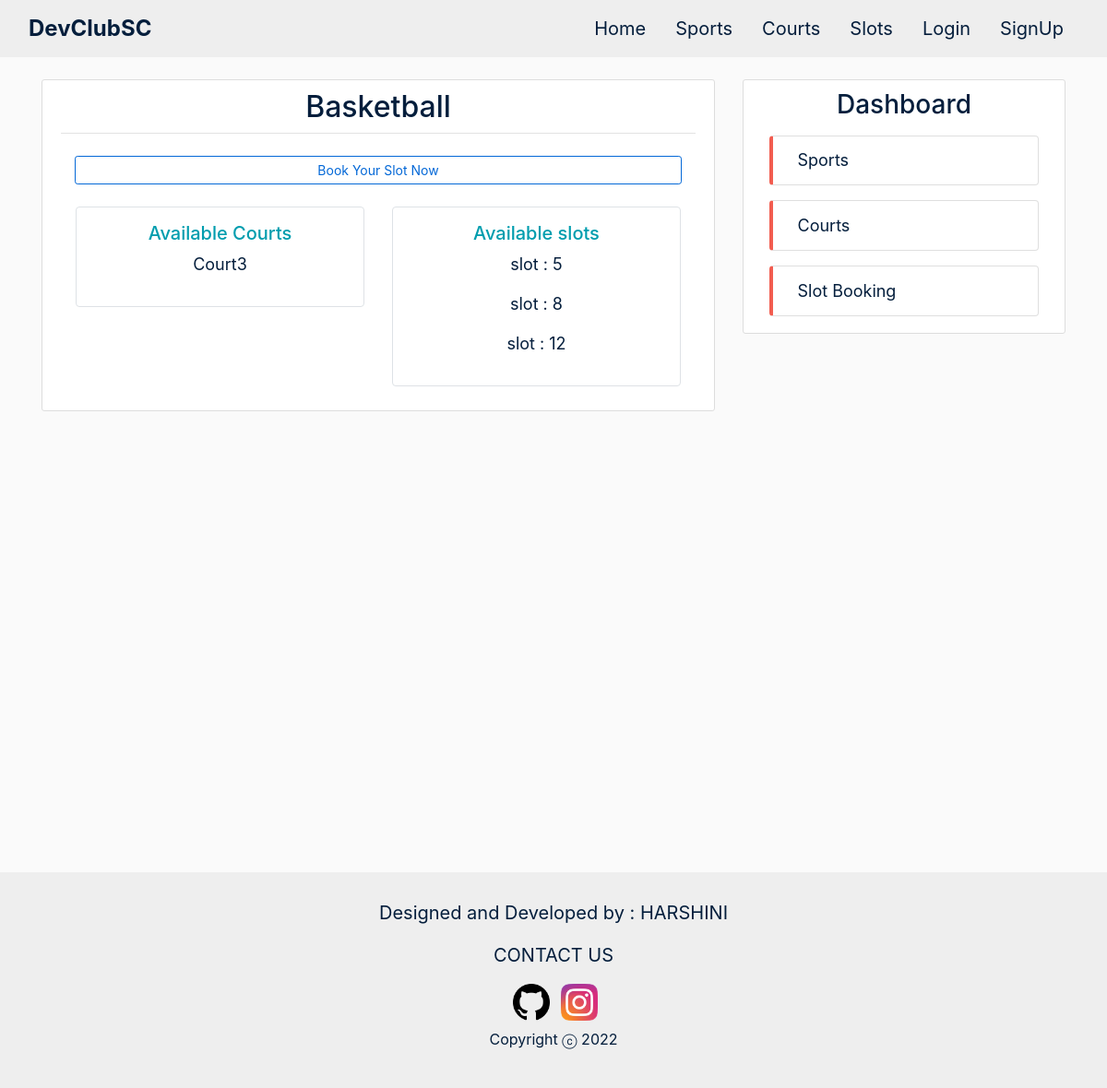
Page /sports/3/ on the committed database.
### sports/models.py (models this page shows, shortened)
class Sport(models.Model):
    name = models.CharField(max_length=100)
    courts = models.ManyToManyField(Court, blank=True)

class Slot(models.Model):
    sport = models.ForeignKey(Sport, on_delete=models.CASCADE, default='')
    court = models.ForeignKey(Court, on_delete=models.CASCADE, default='')
    date = models.DateField()
    start_time = models.TimeField()
    end_time = models.TimeField()

### courts/models.py (models this page shows, shortened)
class Court(models.Model):
    name = models.CharField(max_length=100)
    capacity = models.IntegerField()

### sports/views.py (the view)
# urls.py: path('sports/<int:pk>/', SportDetailView.as_view(), name='sports-detail'),
class SportDetailView(DetailView):
    model = Sport
    context_object_name = 'sport'
    extra_context = {'staffs': Staff.objects.all(), 'slots': Slot.objects.all(), 'today': datetime.date.today()}

### sports/templates/sports/sport_detail.html (shortened to what this page needs)
{% extends 'sports/base.html' %}
{% block content %}
    <article class="media content-section">
        <div class="media-body">
            <div class="article-metadata">
                <h2 class="article-title sport-detail-title">{{ sport.name }}</h2>
            </div>
            <div class="col-md-12 my-4 mx-0">
                <a
                  class="btn btn-outline btn-block btn-sm mt-1 mb-1"
                  href="{% url 'sport-slots' sport.name %}"
                  >Book Your Slot Now</a
                >
            </div>
            <div class="row">
                <div class="col-md-6">
                    <div class=' border rounded ml-3 py-3 mb-3'>
                        <h5 class="centre-text side-header mb-2">Available Courts</h5>
                        {% for court in sport.courts.all %}
                            <p class='centre-text'><a class="small-text small-a" href="{% url 'courts-detail' court.id %}">{{ court.name }}</a></p>
                        {% endfor %}
                    </div>
                </div>
                <div class="col-md-6">
                    <div class=' border rounded mr-3 py-3 mb-3'>
                        <h5 class="centre-text side-header mb-2">Available slots</h5>
                        {% for slot in slots %}
                            {% if slot.sport == sport %}
                                <p class='centre-text'><a class="small-text small-a" href="{% url 'slots-detail' slot.id %}">slot : {{ slot.id }}</a></p>
                            {% endif %}
                        {% endfor %}
                    </div>
                </div>
            </div>
        </div>
    </article>
{% endblock content %}

### sports/static/sports/main.css (style rules this page uses)
body { background: #fafafa; color: #444444; padding-top: 62px; }
h1, h2, h3, h4, h5, h6 { color: #444444; }
.content-section { background: #ffffff; padding: 10px 20px; border: 1px solid #dddddd; border-radius: 3px; margin-bottom: 20px; }
.article-title { color: #041e3c; }
.article-metadata { padding-bottom: 1px; margin-bottom: 4px; border-bottom: 1px solid #e3e3e3; text-align: center; }
.btn { color:#0468d7 !important; border-color: #0468d7; }
.centre-text { text-align: center; }
.sport-detail-title { color: #041e3c; }
.side-header { color: #009DAE; }
.small-text { font-size: 18px; color: #041e3c; }

### rows in the picture
Sport: name "Basketball"
Court: name "Court3"
Slot: id "5"
Slot: id "8"
Slot: id "12"
